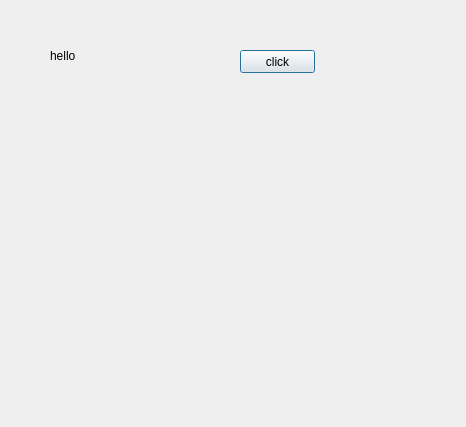
<?xml version="1.0" encoding="UTF-8"?>
<ui version="4.0">
 <class>Dialog</class>
 <widget class="QDialog" name="Dialog">
  <property name="geometry">
   <rect>
    <x>0</x>
    <y>0</y>
    <width>466</width>
    <height>427</height>
   </rect>
  </property>
  <property name="windowTitle">
   <string>Dialog</string>
  </property>
  <widget class="QLabel" name="lbl">
   <property name="geometry">
    <rect>
     <x>50</x>
     <y>50</y>
     <width>56</width>
     <height>12</height>
    </rect>
   </property>
   <property name="text">
    <string>hello</string>
   </property>
  </widget>
  <widget class="QPushButton" name="pb">
   <property name="geometry">
    <rect>
     <x>240</x>
     <y>50</y>
     <width>75</width>
     <height>23</height>
    </rect>
   </property>
   <property name="text">
    <string>click</string>
   </property>
  </widget>
 </widget>
 <resources/>
 <connections/>
</ui>
